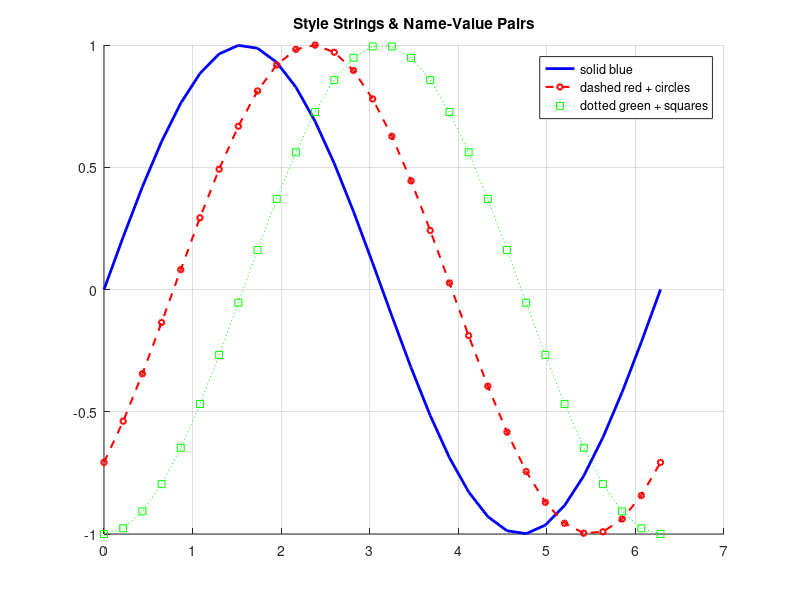

This chart was generated by the following MATLAB code:
% Styled Plot — Line styles, markers, and name-value pairs
% MATLAB style strings: color (r,g,b,...), line (-,--,:,-.)
% and markers (o,s,d,^,*,+,x,.).
% Name-value pairs: 'LineWidth', 'MarkerSize'.
% Pull toolbox functions (signal, stats, graphics, io) into scope so we
% can call them by short name (fft, butter, plot, std, ...). Without this,
% we'd need fully qualified names like signal.transforms.fft(...).


clear
close all

x = linspace(0, 2*pi, 30);

figure
hold on
plot(x, sin(x), 'b-', 'LineWidth', 2)
plot(x, sin(x - pi/4), 'r--o', 'LineWidth', 1.5, 'MarkerSize', 4)
plot(x, sin(x - pi/2), 'g:s', 'MarkerSize', 5)
hold off
title('Style Strings & Name-Value Pairs')
legend('solid blue', 'dashed red + circles', 'dotted green + squares')
grid on
